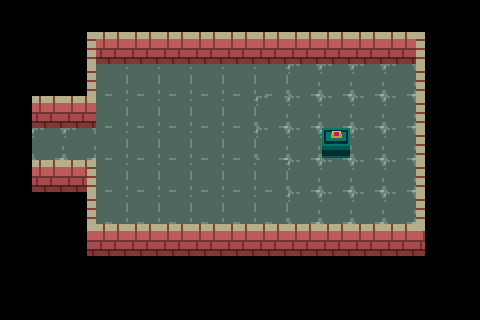

The image is a tile-based game level rendered from a .tmx file. Its description and complete source (layers, tilesets, objects, tile grids) follow:
An orthogonal 15x10 tile map with 32x32 px tiles, 2 tile layers (ground, walls) and 5 objects (3x light, connection, dialog).

<map version="1.0" tiledversion="1.0.3" orientation="orthogonal" renderorder="right-down" width="15" height="10" tilewidth="32" tileheight="32" nextobjectid="13">
 <tileset firstgid="1" source="tower-tileset.tsx" />
 <layer name="ground" width="15" height="10">
  <data encoding="csv">
0,0,0,0,0,0,0,0,0,0,0,0,0,0,0,
0,0,0,0,0,0,0,0,0,0,0,0,0,0,0,
0,0,0,25,25,25,25,25,25,2,2,2,2,0,0,
0,0,0,25,25,25,25,25,2,2,2,2,2,0,0,
0,0,2,25,25,25,25,25,2,2,2,2,2,0,0,
0,0,0,25,25,25,25,25,25,2,2,2,2,0,0,
0,0,0,25,25,25,25,25,25,2,2,2,2,0,0,
0,0,0,0,0,0,0,0,0,0,0,0,0,0,0,
0,0,0,0,0,0,0,0,0,0,0,0,0,0,0,
0,0,0,0,0,0,0,0,0,0,0,0,0,0,0
</data>
 </layer>
 <layer name="walls" width="15" height="10">
  <data encoding="csv">
0,0,0,0,0,0,0,0,0,0,0,0,0,0,0,
0,0,14,12,12,12,12,12,12,12,12,12,12,15,0,
0,0,14,0,0,0,0,0,0,0,0,0,0,15,0,
0,12,12,0,0,0,0,0,0,0,0,0,0,15,0,
0,2,0,0,0,0,0,0,0,0,13,0,0,15,0,
0,12,23,0,0,0,0,0,0,0,0,0,0,15,0,
0,0,14,0,0,0,0,0,0,0,0,0,0,15,0,
0,0,24,12,12,12,12,12,12,12,12,12,12,21,0,
0,0,0,0,0,0,0,0,0,0,0,0,0,0,0,
0,0,0,0,0,0,0,0,0,0,0,0,0,0,0
</data>
 </layer>
 <objectgroup name="objects">
  <object id="1" name="41" type="connection" x="64" y="128" width="32" height="32">
   <properties>
    <property name="to" value="40" />
   </properties>
  </object>
  <object id="3" name="5" type="dialog" x="128" y="128" width="32" height="32" />
  <object id="8" type="light" x="288" y="96" width="96" height="96">
   <properties>
    <property name="a" value="0.2" />
    <property name="b" value="0.9" />
    <property name="g" value="0.8" />
    <property name="r" value="0.8" />
   </properties>
  </object>
  <object id="11" type="light" x="320" y="96" width="32" height="65">
   <properties>
    <property name="a" value="1.0" />
    <property name="b" value="1.0" />
    <property name="g" value="1.0" />
    <property name="r" value="1.0" />
   </properties>
  </object>
  <object id="12" type="light" x="320" y="32" width="32" height="65">
   <properties>
    <property name="a" value="0.5" />
    <property name="b" value="1.0" />
    <property name="g" value="1.0" />
    <property name="r" value="1.0" />
   </properties>
  </object>
 </objectgroup>
</map>
